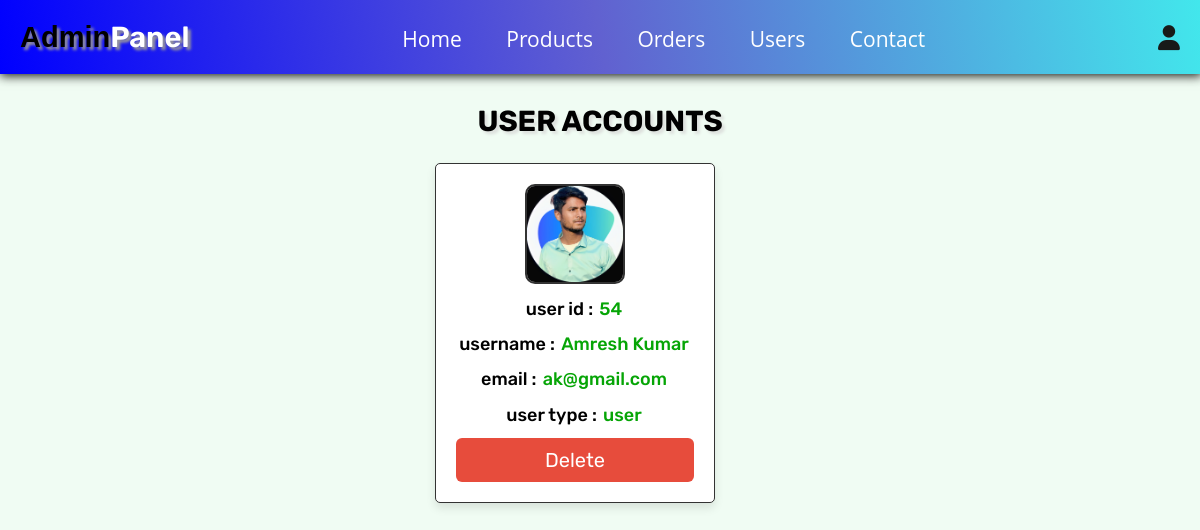
Page /admin_users.php (signed in) on the committed database.
### tables this page shows
CREATE TABLE `users` (
  `id` int(100) NOT NULL,
  `name` varchar(100) NOT NULL,
  `email` varchar(100) NOT NULL,
  `password` varchar(100) NOT NULL,
  `user_type` varchar(20) NOT NULL DEFAULT 'user',
  `image` varchar(100) NOT NULL
);

### admin_users.php (the view, shortened to what this page needs)
<?php
@include 'config.php';
$admin_id = $_SESSION['admin_id'];
?>
<!DOCTYPE html>
<html lang="en">
<head>
   <link rel="stylesheet" href="https://cdnjs.cloudflare.com/ajax/libs/font-awesome/6.1.1/css/all.min.css">
   <link rel="stylesheet" href="css/cssstyle.css">
</head>
<body>
<?php include 'admin_header.php'; ?>
<section class="user-accounts">
   <h1 class="title">user accounts</h1>
   <div class="box-container">
      <?php
         $select_users = $conn->prepare("SELECT * FROM `users`");
         $select_users->execute();
         while($fetch_users = $select_users->fetch(PDO::FETCH_ASSOC)){
      ?>
      <div class="box" style="<?php if($fetch_users['id'] == $admin_id){ echo 'display:none'; }; ?>">
         <img src="uploaded_img/<?= $fetch_users['image']; ?>" alt="">
         <p> user id : <span><?= $fetch_users['id']; ?></span></p>
         <p> username : <span><?= $fetch_users['name']; ?></span></p>
         <p> email : <span><?= $fetch_users['email']; ?></span></p>
         <p> user type : <span style=" color:<?php if($fetch_users['user_type'] == 'admin'){ echo 'orange'; }; ?>"><?= $fetch_users['user_type']; ?></span></p>
         <a href="admin_users.php?delete=<?= $fetch_users['id']; ?>" onclick="return confirm('delete this user?');" class="delete-btn">delete</a>
      </div>
      <?php
      }
      ?>
   </div>
</section>
</body>
</html>

### css/cssstyle.css (style rules this page uses)
.user-accounts .box-container { display: grid; grid-template-columns: repeat(auto-fit, 33rem); gap: 1rem; align-items: flex-start; justify-content: center; }
.user-accounts .box-container .box { border: 1px solid; box-shadow: var(--box-shadow); background-color: var(--white); border-radius: 0.5rem; padding: 2rem; text-align: center; width: 280px; }
.user-accounts .box-container .box img { height: 10rem; width: 10rem; border-radius: 10%; object-fit: cover; margin-bottom: 1rem; border: 2px solid; }
.user-accounts .box-container .box p { margin-bottom: 1rem; line-height: 1.4; font-size: 1.8rem; color: rgb(0, 0, 0); font-weight: 500; }
.user-accounts .box-container .box p span { color:rgb(6, 165, 6); font-weight: 500; margin: 2px; }

### css/components.css (style rules this page uses)
:root { --green: rgb(8, 246, 107); --orange: #f39c12; --red: #e74c3c; --black: #333; --light-color: #666; --white: #fff; --light-bg: #f6f6f6; --border: 1px solid var(--black); --box-shadow: 0 0.5rem 1rem rgba(0, 0, 0, 0.1); --text-decoration: none; }
* { font-family: "Rubik", sans-serif; margin: 0; padding: 0; box-sizing: border-box; outline: none; border: none; text-decoration: none; color: var(--black); }
body { background-color: rgb(240, 252, 243); }
html { font-size: 62.5%; overflow-x: hidden; scroll-behavior: smooth; scroll-padding-top: 6.5rem; }
section { padding: 3rem 2rem; margin: 0 auto; }
.btn, .delete-btn, .option-btn { display: block; margin-top: 1rem; border-radius: 0.6rem; color: var(--white); font-size: 2rem; padding: 10px; text-transform: capitalize; cursor: pointer; text-align: center; }
.delete-btn { background-color: var(--red); }
.title { text-align: center; margin-bottom: 2.5rem; text-transform: uppercase; color:rgb(0, 0, 0); font-size: 2.9rem; text-shadow: 3px 3px 3px #dde0dd; }

### rows in the picture
users: image (picture), id "54", name "Amresh Kumar", email "ak@gmail.com", user_type "user"
